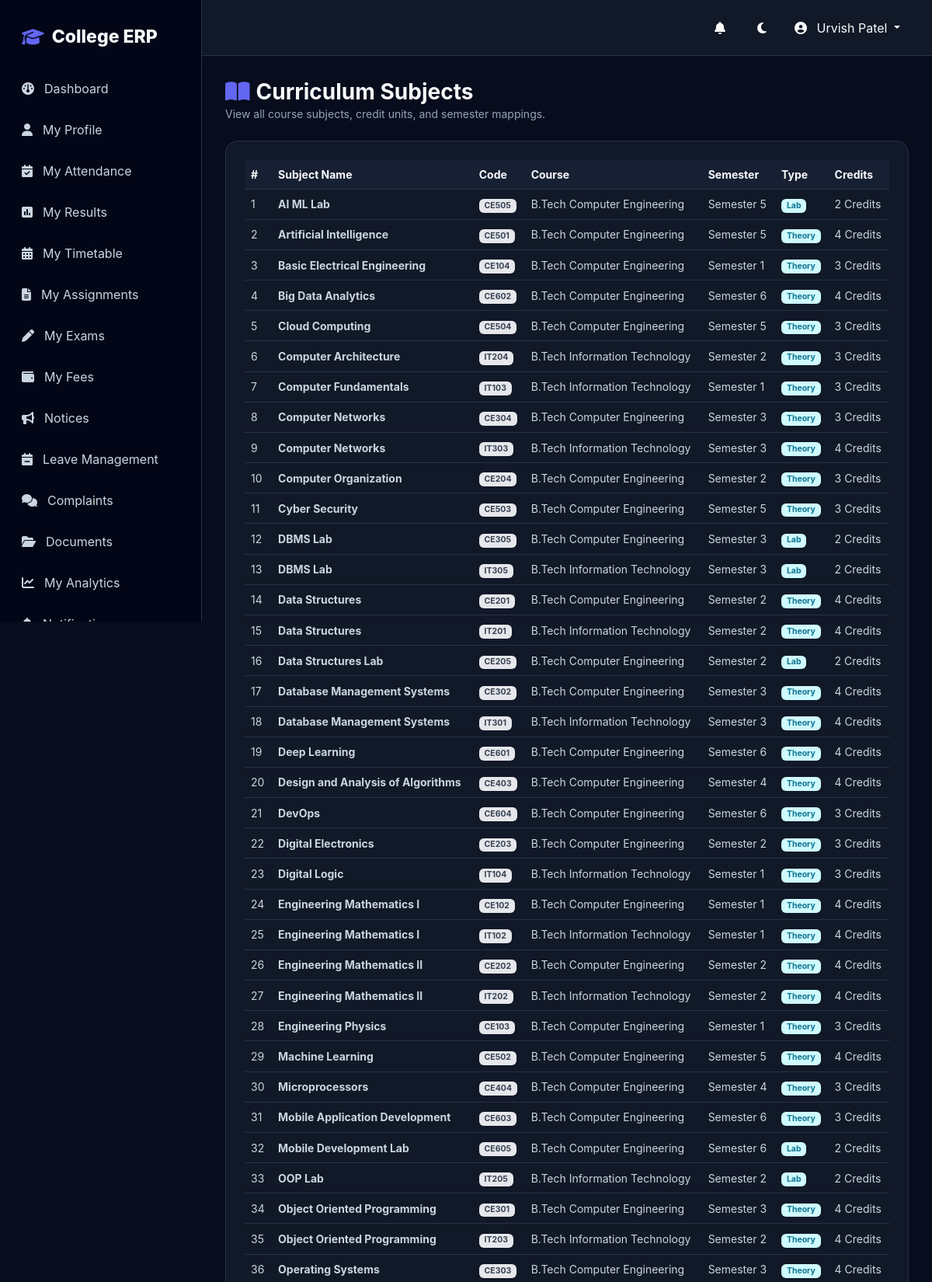
The page /academics/subjects/ (signed in, upper part) on the database its author committed.
### academics/models.py (models this page shows, shortened)
class Subject(models.Model):
    SUBJECT_TYPES = [
        ("THEORY", "Theory"),
        ("PRACTICAL", "Practical"),
        ("LAB", "Lab"),
    ]
    course = models.ForeignKey(
        Course,
        on_delete=models.CASCADE,
        related_name="subjects"
    )
    semester = models.ForeignKey(
        Semester,
        on_delete=models.CASCADE,
        related_name="subjects"
    )
    name = models.CharField(max_length=150)
    code = models.CharField(max_length=30, unique=True)
    credits = models.PositiveIntegerField(default=3)
    subject_type = models.CharField(
        max_length=20,
        choices=SUBJECT_TYPES,
        default="THEORY"
    )
    is_active = models.BooleanField(default=True)
    class Meta:
        ordering = ["name"]

class Course(models.Model):
    department = models.ForeignKey(
        Department,
        on_delete=models.CASCADE,
        related_name="courses"
    )
    name = models.CharField(max_length=150)
    code = models.CharField(max_length=30, unique=True)
    duration_years = models.PositiveIntegerField(default=4)
    description = models.TextField(blank=True)
    is_active = models.BooleanField(default=True)
    class Meta:
        ordering = ["name"]

class Semester(models.Model):
    name = models.CharField(max_length=50)
    number = models.PositiveIntegerField()
    is_active = models.BooleanField(default=False)
    class Meta:
        ordering = ["number"]

### academics/views.py (the view)
# urls.py: path("subjects/", subject_list, name="subject_list"),
@login_required
def subject_list(request):
    subjects = Subject.objects.select_related("course", "semester").all()
    return render(request, "academics/subject_list.html", {"subjects": subjects})

### notifications/context_processors.py (called while the page is built)
def unread_notifications(request):
    if request.user.is_authenticated:
        count = Notification.objects.filter(recipient=request.user, is_read=False).count()
        return {"unread_notifications_count": count}
    return {"unread_notifications_count": 0}

### templates/academics/subject_list.html (shortened to what this page needs)
{% extends "base.html" %}
{% block content %}
<div class="container-fluid p-0">
    <div class="d-flex justify-content-between align-items-center mb-4">
        <div>
            <h1 class="h3 fw-bold m-0"><i class="fa-solid fa-book-open text-primary me-2"></i>Curriculum Subjects</h1>
            <p class="text-muted small m-0">View all course subjects, credit units, and semester mappings.</p>
        </div>
    </div>
    <div class="card border-0 shadow-sm rounded-4 p-4" style="background: var(--card);">
        <div class="table-responsive">
            <table class="table table-hover align-middle m-0 small">
                <thead>
                    <tr>
                        <th>#</th>
                        <th>Subject Name</th>
                        <th>Code</th>
                        <th>Course</th>
                        <th>Semester</th>
                        <th>Type</th>
                        <th>Credits</th>
                    </tr>
                </thead>
                <tbody>
                    {% for sub in subjects %}
                    <tr>
                        <td>{{ forloop.counter }}</td>
                        <td><strong>{{ sub.name }}</strong></td>
                        <td><span class="badge bg-secondary-subtle text-secondary">{{ sub.code }}</span></td>
                        <td>{{ sub.course.name }}</td>
                        <td>{{ sub.semester.name }}</td>
                        <td><span class="badge bg-info-subtle text-info">{{ sub.get_subject_type_display }}</span></td>
                        <td>{{ sub.credits }} Credits</td>
                    </tr>
                    {% empty %}
                    <tr>
                        <td colspan="7" class="text-center py-4 text-muted">No subjects found.</td>
                    </tr>
                    {% endfor %}
                </tbody>
            </table>
        </div>
    </div>
</div>
{% endblock %}

### templates/base.html (shortened to what this page needs)
{% load static %}
<!DOCTYPE html>
<html lang="en">
<head>
    <link
        href="https://cdn.jsdelivr.net/npm/bootstrap@5.3.3/dist/css/bootstrap.min.css"
        rel="stylesheet"
    >
    <link
        href="https://cdnjs.cloudflare.com/ajax/libs/font-awesome/6.7.2/css/all.min.css"
        rel="stylesheet"
    >
    <link
        href="https://unpkg.com/aos@2.3.4/dist/aos.css"
        rel="stylesheet"
    >
</head>
<body>
    {% if user.is_authenticated %}
        {% include "components/sidebar.html" %}
        <main class="main">
            <nav class="navbar-custom">
                <div class="d-flex align-items-center gap-2">
                    <a
                        href="{% url 'notification_list' %}"
                        class="theme-btn position-relative me-1"
                        title="Notifications"
                        style="text-decoration: none; display: inline-flex; align-items: center; justify-content: center;"
                    >
                        <i class="fa-solid fa-bell"></i>
                    </a>
                    <button
                        class="theme-btn"
                        id="themeToggle"
                        title="Toggle theme"
                    >
                        <i class="fa-solid fa-moon"></i>
                    </button>
                    <div class="dropdown">
                        <button
                            class="btn dropdown-toggle"
                            data-bs-toggle="dropdown"
                            style="color: var(--text);"
                        >
                            <i class="fa-solid fa-circle-user me-2"></i>
                            {{ user.get_full_name|default:user.username }}
                        </button>
                    </div>
                </div>
            </nav>
            <section class="content">
                {% block content %}{% endblock %}
            </section>
        </main>
    {% else %}
        {% block auth_content %}{% endblock %}
    {% endif %}
</body>
</html>

### templates/base.html (style rules this page uses)
*, *::before, *::after { transition: background-color .25s ease, color .25s ease, border-color .25s ease; }
:root, [data-theme="dark"] { --bg: #080d1d; --surface: #111827; --surface-2: #172033; --surface-3: #1e293b; --border: #263247; --text: #f8fafc; --text-primary: #f8fafc; --text-secondary: #cbd5e1; --muted: #94a3b8; --primary: #6366f1; --primary-hover: #4f46e5; --primary-dark: #3730a3; --success: #22c55e; --danger: #ef4444; --warning: #f59e0b; --table-header: #172033; --table-cell: #111827; --table-hover: #1e293b; --card: #111827; --card-hover: #172033; --sidebar: #020617; }
body { margin: 0; background: var(--bg) !important; color: var(--text) !important; font-family: Inter, system-ui, -apple-system, BlinkMacSystemFont, "Segoe UI", sans-serif; }
h1, h2, h3, h4, h5, h6, .h1, .h2, .h3, .h4, .h5, .h6, .page-title, .student-name, .stat-value, .percentage { color: var(--text-primary) !important; }
body, p, label, li, dt, dd { color: var(--text-secondary); }
.text-muted, small.text-muted, span.text-muted, p.text-muted, div.text-muted, .subtitle, .stat-label, .stat-small, .text-muted.small, .extra-small { color: var(--muted) !important; }
.text-secondary { color: var(--text-secondary) !important; }
.text-primary { color: var(--primary) !important; }
table, .table { color: var(--text-secondary) !important; --bs-table-color: var(--text-secondary) !important; --bs-table-bg: transparent !important; --bs-table-border-color: var(--border) !important; }
th, .table th, thead th { color: var(--text-primary) !important; background: var(--table-header) !important; border-color: var(--border) !important; }
td, .table td { color: var(--text-secondary) !important; background: var(--table-cell); border-color: var(--border) !important; }
.event-lab, .badge.bg-info-subtle { background: #cffafe !important; color: #0e7490 !important; font-weight: 700; }
.event-tutorial, .badge.bg-secondary-subtle { background: #e5e7eb !important; color: #374151 !important; font-weight: 700; }
.dashboard-card, .stat-card, .card, .card-box, .filter-card, .student-card, .date-box, .student-profile-card, .empty-card, .empty-state { background: var(--surface) !important; border: 1px solid var(--border) !important; color: var(--text-secondary) !important; }
.navbar-custom { background: var(--surface) !important; border-bottom: 1px solid var(--border) !important; }
.theme-btn { border: 0; background: transparent; color: var(--text-primary); width: 42px; height: 42px; border-radius: 50%; display: flex; align-items: center; justify-content: center; cursor: pointer; }
a { color: var(--primary); text-decoration: none; }
.sidebar a, .btn, .dropdown-item, .nav-link, .navbar a { text-decoration: none; }
body { margin: 0; background: var(--bg); color: var(--text); font-family: Inter, system-ui, -apple-system, BlinkMacSystemFont, "Segoe UI", sans-serif; transition: background .3s ease, color .3s ease; }
.main { margin-left: 260px; min-height: 100vh; }
.navbar-custom { height: 72px; background: var(--card); border-bottom: 1px solid var(--border); display: flex; align-items: center; justify-content: space-between; padding: 0 28px; position: sticky; top: 0; z-index: 1000; }
.content { padding: 30px; }
.theme-btn { border: 0; background: transparent; color: var(--text); width: 42px; height: 42px; border-radius: 50%; }

### rows shown on the page
Subject: name "AI ML Lab", code "CE505", course.name "B.Tech Computer Engineering", semester.name "Semester 5", subject_type "Lab", credits "2"
Subject: name "Artificial Intelligence", code "CE501", course.name "B.Tech Computer Engineering", semester.name "Semester 5", subject_type "Theory", credits "4"
Subject: name "Basic Electrical Engineering", code "CE104", course.name "B.Tech Computer Engineering", semester.name "Semester 1", subject_type "Theory", credits "3"
Subject: name "Big Data Analytics", code "CE602", course.name "B.Tech Computer Engineering", semester.name "Semester 6", subject_type "Theory", credits "4"
Subject: name "Cloud Computing", code "CE504", course.name "B.Tech Computer Engineering", semester.name "Semester 5", subject_type "Theory", credits "3"
Subject: name "Computer Architecture", code "IT204", course.name "B.Tech Information Technology", semester.name "Semester 2", subject_type "Theory", credits "3"
Subject: name "Computer Fundamentals", code "IT103", course.name "B.Tech Information Technology", semester.name "Semester 1", subject_type "Theory", credits "3"
Subject: name "Computer Networks", code "CE304", course.name "B.Tech Computer Engineering", semester.name "Semester 3", subject_type "Theory", credits "3"
Subject: name "Computer Networks", code "IT303", course.name "B.Tech Information Technology", semester.name "Semester 3", subject_type "Theory", credits "4"
Subject: name "Computer Organization", code "CE204", course.name "B.Tech Computer Engineering", semester.name "Semester 2", subject_type "Theory", credits "3"
Subject: name "Cyber Security", code "CE503", course.name "B.Tech Computer Engineering", semester.name "Semester 5", subject_type "Theory", credits "3"
Subject: name "DBMS Lab", code "CE305", course.name "B.Tech Computer Engineering", semester.name "Semester 3", subject_type "Lab", credits "2"
Subject: name "DBMS Lab", code "IT305", course.name "B.Tech Information Technology", semester.name "Semester 3", subject_type "Lab", credits "2"
Subject: name "Data Structures", code "CE201", course.name "B.Tech Computer Engineering", semester.name "Semester 2", subject_type "Theory", credits "4"
Subject: name "Data Structures", code "IT201", course.name "B.Tech Information Technology", semester.name "Semester 2", subject_type "Theory", credits "4"
Subject: name "Data Structures Lab", code "CE205", course.name "B.Tech Computer Engineering", semester.name "Semester 2", subject_type "Lab", credits "2"
Subject: name "Database Management Systems", code "CE302", course.name "B.Tech Computer Engineering", semester.name "Semester 3", subject_type "Theory", credits "4"
Subject: name "Database Management Systems", code "IT301", course.name "B.Tech Information Technology", semester.name "Semester 3", subject_type "Theory", credits "4"
Subject: name "Deep Learning", code "CE601", course.name "B.Tech Computer Engineering", semester.name "Semester 6", subject_type "Theory", credits "4"
Subject: name "Design and Analysis of Algorithms", code "CE403", course.name "B.Tech Computer Engineering", semester.name "Semester 4", subject_type "Theory", credits "4"
Subject: name "DevOps", code "CE604", course.name "B.Tech Computer Engineering", semester.name "Semester 6", subject_type "Theory", credits "3"
Subject: name "Digital Electronics", code "CE203", course.name "B.Tech Computer Engineering", semester.name "Semester 2", subject_type "Theory", credits "3"
Subject: name "Digital Logic", code "IT104", course.name "B.Tech Information Technology", semester.name "Semester 1", subject_type "Theory", credits "3"
Subject: name "Engineering Mathematics I", code "CE102", course.name "B.Tech Computer Engineering", semester.name "Semester 1", subject_type "Theory", credits "4"
Subject: name "Engineering Mathematics I", code "IT102", course.name "B.Tech Information Technology", semester.name "Semester 1", subject_type "Theory", credits "4"
Subject: name "Engineering Mathematics II", code "CE202", course.name "B.Tech Computer Engineering", semester.name "Semester 2", subject_type "Theory", credits "4"
Subject: name "Engineering Mathematics II", code "IT202", course.name "B.Tech Information Technology", semester.name "Semester 2", subject_type "Theory", credits "4"
Subject: name "Engineering Physics", code "CE103", course.name "B.Tech Computer Engineering", semester.name "Semester 1", subject_type "Theory", credits "3"
Subject: name "Machine Learning", code "CE502", course.name "B.Tech Computer Engineering", semester.name "Semester 5", subject_type "Theory", credits "4"
Subject: name "Microprocessors", code "CE404", course.name "B.Tech Computer Engineering", semester.name "Semester 4", subject_type "Theory", credits "3"
Subject: name "Mobile Application Development", code "CE603", course.name "B.Tech Computer Engineering", semester.name "Semester 6", subject_type "Theory", credits "3"
Subject: name "Mobile Development Lab", code "CE605", course.name "B.Tech Computer Engineering", semester.name "Semester 6", subject_type "Lab", credits "2"
Subject: name "OOP Lab", code "IT205", course.name "B.Tech Information Technology", semester.name "Semester 2", subject_type "Lab", credits "2"
Subject: name "Object Oriented Programming", code "CE301", course.name "B.Tech Computer Engineering", semester.name "Semester 3", subject_type "Theory", credits "4"
Subject: name "Object Oriented Programming", code "IT203", course.name "B.Tech Information Technology", semester.name "Semester 2", subject_type "Theory", credits "4"
Subject: name "Operating Systems", code "CE303", course.name "B.Tech Computer Engineering", semester.name "Semester 3", subject_type "Theory", credits "4"

### other values the page prints
{{ user.get_full_name|default:user.username }} "Urvish Patel"
